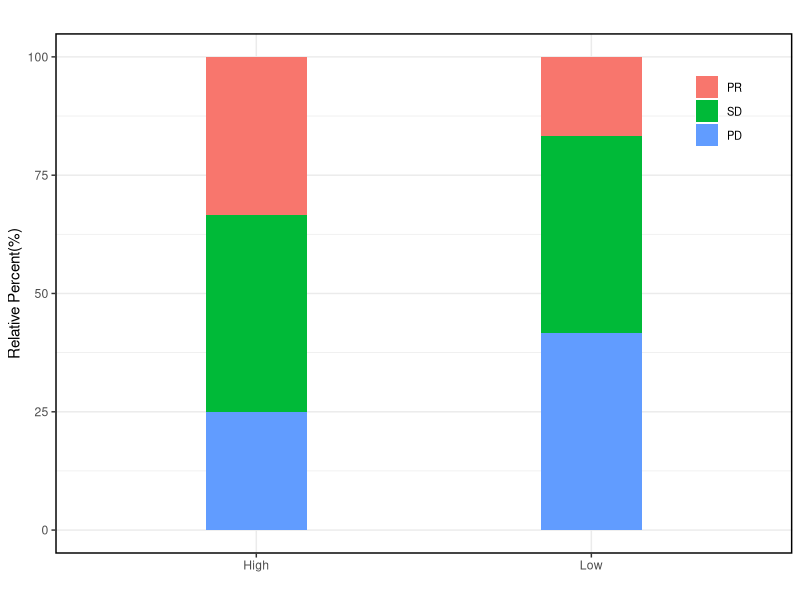

Recreate this plot in R.
rm(list=ls())
library(ggpubr)
library(dplyr)
library(tidyr)
library(reshape2)

data = read.csv('../../data/GSE140901/treatment_response/treatment_response.csv')

data[, 'high'] = data[, 'high'] / sum(data[, 'high']) * 100
data[, 'low'] = data[, 'low'] / sum(data[, 'low']) * 100

data = data %>% pivot_longer(-c('name'), names_to = "group", values_to = "num")
data = data[data$name != "CR",]
data$name <- factor(data$name,levels = c("PR", "SD", "PD"))
data$group[data$group == 'high'] = 'High'
data$group[data$group == 'low'] = 'Low'

p = ggplot(data=data, aes(x=group, y=num, fill=name)) +
  geom_bar(stat="identity", width=0.3) + 
  guides(fill=guide_legend(title=NULL)) +
  ylim(0, 100) + 
  xlab("") +
  ylab("Relative Percent(%)") +
  labs(title="") +
  theme_bw() + 
  theme(plot.title=element_text(hjust=0.45),
        panel.border = element_rect(color = "black", fill = NA, size=1),
        legend.title = element_blank(),
        legend.position = c(0.9,0.85),
        legend.background=element_rect(fill = alpha("white", 0)),
        legend.text = element_text(size=8)
  )
p

ggsave(paste('../../data/GSE140901/treatment_response/', 'treatment_response',"_plot.pdf", sep=''),width = 10,height = 10,units = "cm")
